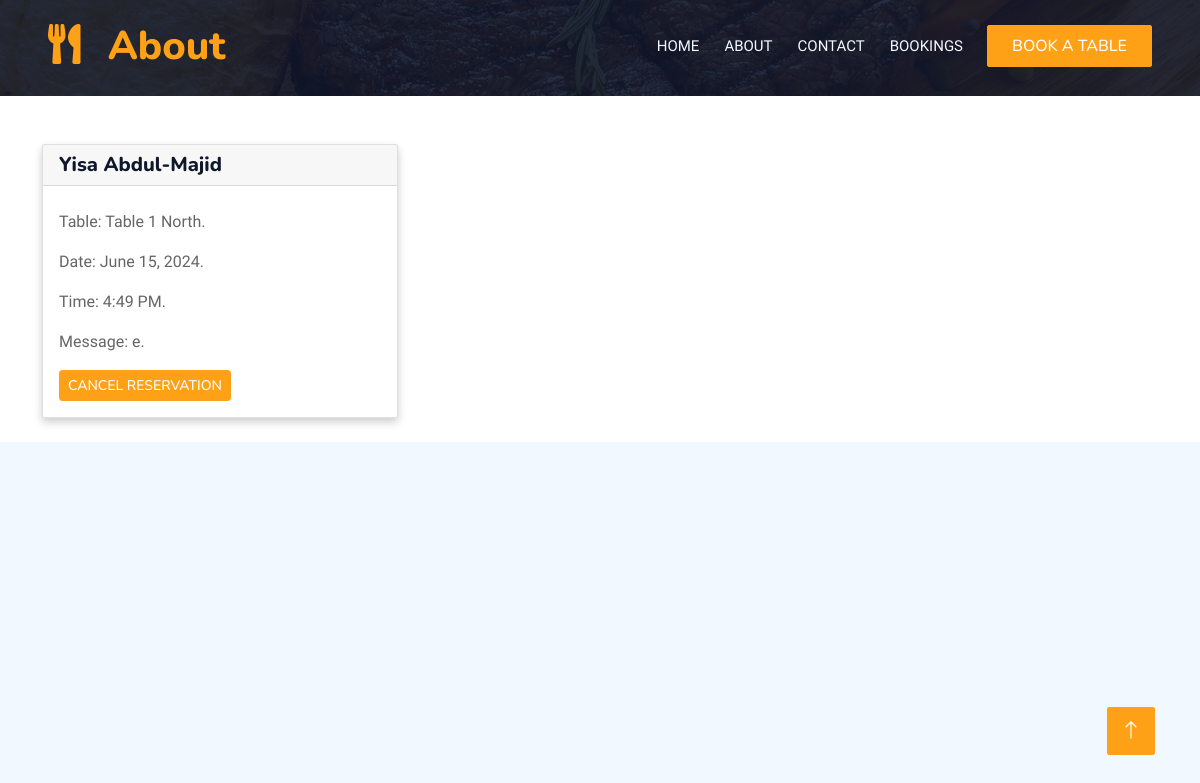
Page /details/1 (signed in) on the committed database.
### restaurant_app/models.py (models this page shows, shortened)
class Booking(models.Model):
	name = models.CharField(max_length=50, blank=False)
	email = models.CharField(max_length=150, blank=False)
	contact = models.CharField(max_length=50, blank=True)
	date = models.DateField(auto_now_add=True)
	time = models.CharField(max_length=50, blank=False)
	message = models.TextField("Enquiry", blank=True)
	table = models.ForeignKey(Table, blank=True, on_delete=models.CASCADE)
	status = models.ForeignKey(Status, blank=True, on_delete=models.CASCADE)

class Table(models.Model):
	name = models.CharField(max_length=50, blank=False)
	location = models.CharField(max_length=150, blank=False)
	is_available = models.BooleanField(default=True)
	def __str__(self):
		return str(self.name)

### restaurant_app/views.py (the view)
# urls.py: path('details/<int:pk>', views.details, name='details'),
@login_required(login_url='login-user')
def details(request, pk):
	user_id = request.user.id
	reserve = Booking.objects.get(id=pk)
	context = {
		"reserve":reserve,
	}
	return render(request, 'details.html', context)

### restaurant_app/templates/details.html (shortened to what this page needs)
{% extends 'base.html' %}
{% block heading_title %}
   About
{% endblock %}
{% block content %}
<div class="container">
<div class="row">
    <div class="col-md-4">
      <div class="card">
        <h5 class="card-header" style="text-align: left">{{ reserve.name }}</h5>
        <div class="card-body">
          <p class="card-text">Table: {{ reserve.table }} {{ reserve.table.location}}.</p>
          <p class="card-text">Date: {{ reserve.date }}.</p>
          <p class="card-text">Time: {{ reserve.time }}.</p>
          <p class="card-text">Message: {{ reserve.message }}.</p>
          <a href="{% url 'cancel' reserve.id %}" class="btn btn-primary btn-sm">Cancel Reservation</a>
        </div>
      </div>
    </div>
</div></br>
</div>
{% endblock %}

### static/app/css/style.css (style rules this page uses)
:root { --primary: #FEA116; --light: #F1F8FF; --dark: #0F172B; }
.btn { font-family: 'Nunito', sans-serif; font-weight: 500; text-transform: uppercase; transition: .5s; }
.btn.btn-primary, .btn.btn-secondary { color: #FFFFFF; }

### restaurant_app/templates/details.html (style rules this page uses)
.card { box-shadow: 0 4px 8px 0 rgba(0, 0, 0, 0.2); transition: box-shadow 0.3s ease-in-out; }

### rows in the picture
Booking: name "Yisa Abdul-Majid", table "Table 1", table.location "North", date "June 15, 2024", time "4:49 PM", message "e"
